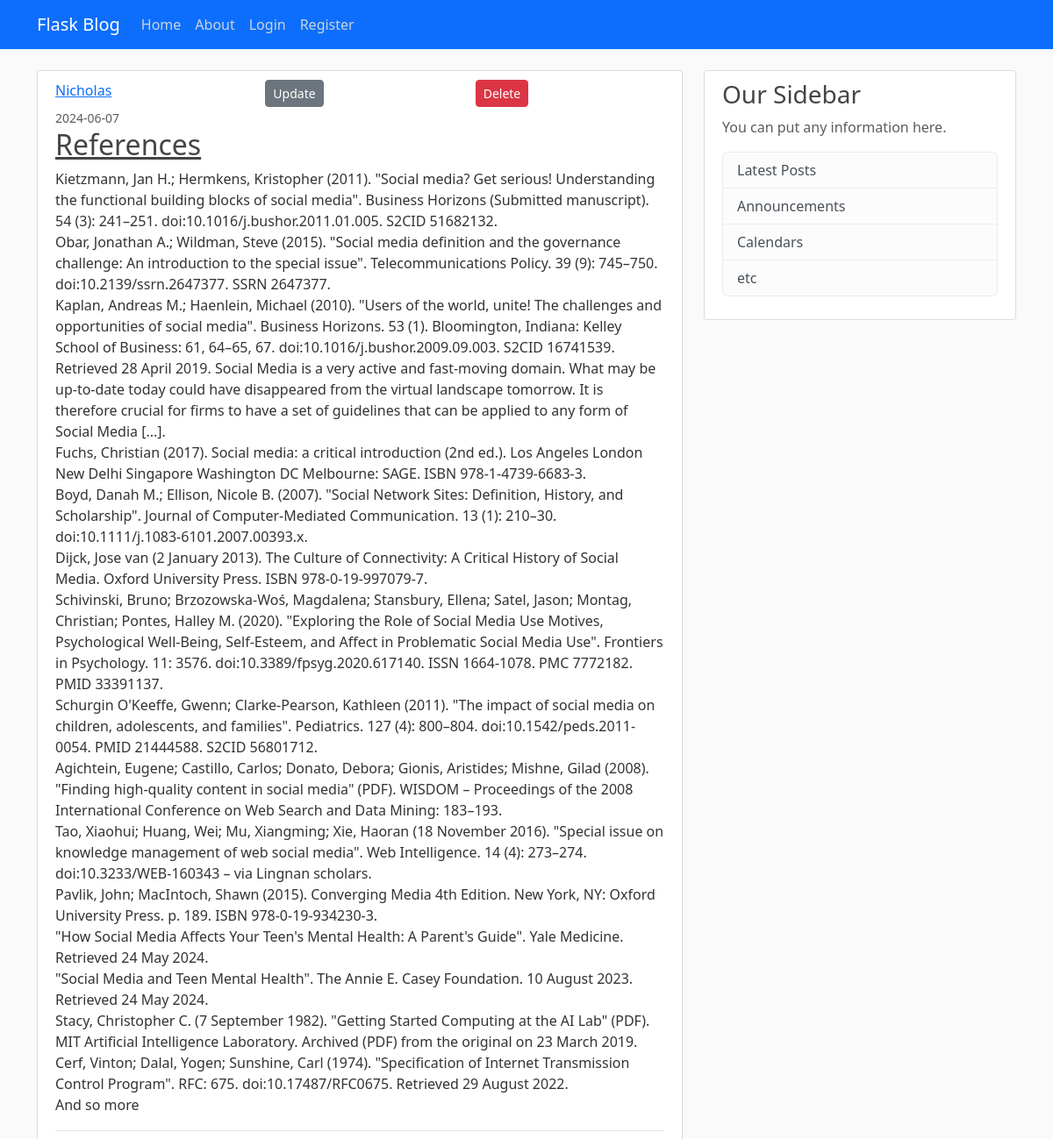
Screenshot of /post/20 with the database file from the repository.
### app/models.py (models this page shows, shortened)
class User(db.Model, UserMixin):
    id = db.Column(db.Integer, primary_key=True)
    username = db.Column(db.String(12), unique=True, nullable=False)
    email = db.Column(db.String(120), unique=True, nullable=False)
    image_file = db.Column(db.String(20), nullable=False, default='default.jpeg')
    password = db.Column(db.String(60), nullable=False)
    posts = db.relationship("Post", backref='author', lazy=True)

class Post(db.Model):
    id = db.Column(db.Integer, primary_key=True)
    title = db.Column(db.String(100), nullable=False)
    content = db.Column(db.Text, nullable=False)
    date_posted = db.Column(db.DateTime, nullable=False, default=datetime.utcnow)
    user_id = db.Column(db.Integer, db.ForeignKey('user.id'), nullable=False)

### app/routes.py (the view)
@app.route('/post/<int:post_id>')
def post(post_id):
    post = Post.query.get_or_404(post_id)
    return render_template('post.html', title=post.title, post=post)

### app/templates/post.html (shortened to what this page needs)
{% extends 'base.html' %}
{% block content %}
<article class="media content-section">
    <div class="media-body">
      <div class="article-metadata">
        <div class="row">
          <div class="col-md-4">
        <a class="mr-2" href="{{ url_for('user_posts', username = post.author.username)}}">{{ post.author.username }}</a>
        </div>
        <div class="col-md-4">
            <a class="btn btn-secondary btn-sm updateclass" href="{{ url_for('update_post', post_id=post.id) }}">
              Update
            </a>
          </div>
          <br>
            <div class="col-md-4">
            <button type="button" class="btn btn-danger btn-sm deleteclass" data-bs-toggle="modal" data-bs-target="#deleteModal">
              Delete
            </button>
          </div>
        </div>
          <small class="text-muted">{{ post.date_posted.strftime('%Y-%m-%d') }}</small>
      <h2><a class="article-title" href="{{ url_for('post', post_id=post.id) }}">{{ post.title }}</a></h2>
      <p class="article-content">{{ post.content }}</p>
    </div>
  </article>
{% endblock %}

### app/static/main.css (style rules this page uses)
body { background: #fafafa; color: #333333; margin-top: 5rem; }
h1, h2, h3, h4, h5, h6 { color: #444444; }
.content-section { background: #ffffff; padding: 10px 20px; border: 1px solid #dddddd; border-radius: 3px; margin-bottom: 20px; }
.article-title { color: #444444; }
.article-content { white-space: pre-line; }
.article-metadata { padding-bottom: 1px; margin-bottom: 4px; border-bottom: 1px solid #e3e3e3 }

### rows the page displays
User: author.username "Nicholas"
Post: date_posted "2024-06-07", title "References", content "Kietzmann, Jan H.; Hermkens, Kristopher (2011). \"Social media? Get serious! Understanding the functional building blocks of social media\". Business Horizons (Submitted manuscript). 54 (3): 241–251. doi:10.1016/j.bushor.2011.01.005. S2CID 51682132. Obar, Jonathan A.; Wildman, Steve (2015). \"Social media definition and the governance challenge: An introduction to the special issue\". Telecommunications Policy. 39 (9): 745–750. doi:10.2139/ssrn.2647377. SSRN 2647377. Kaplan, Andreas M.; Haenlein, Michael (2010). \"Users of the world, unite! The challenges and opportunities of social media\". Business Horizons. 53 (1). Bloomington, Indiana: Kelley School of Business: 61, 64–65, 67.…"
